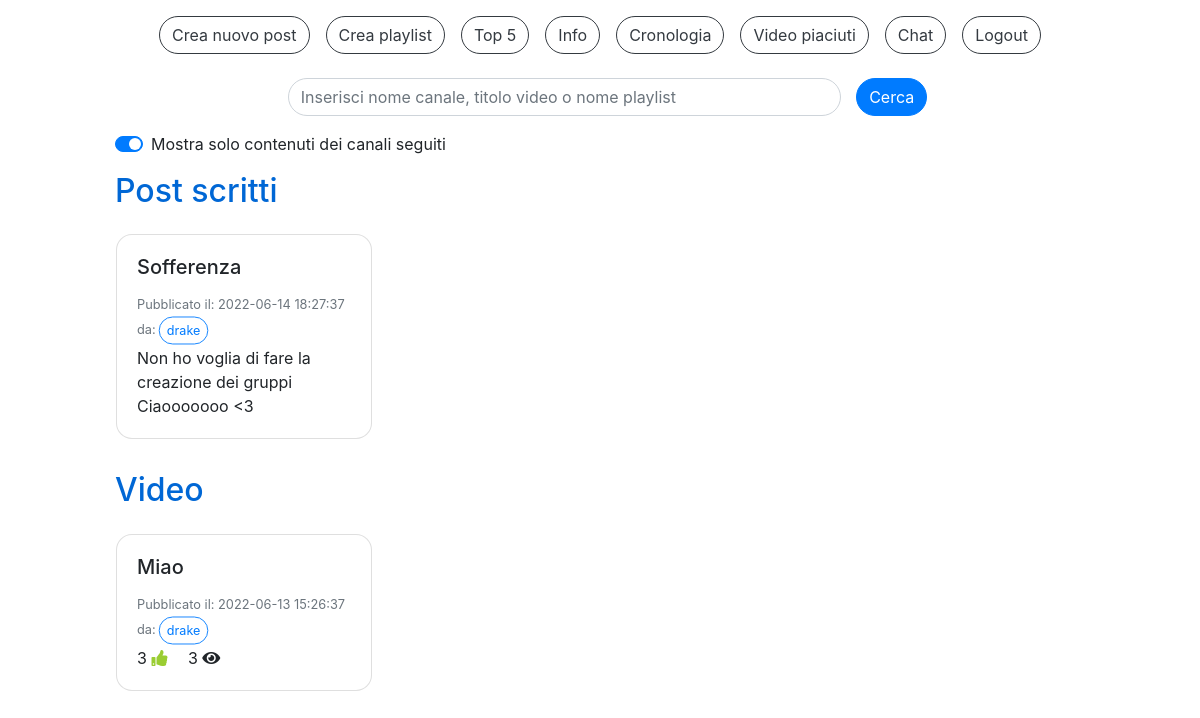
/home.php (signed in), run on an earlier commit of the app's database.
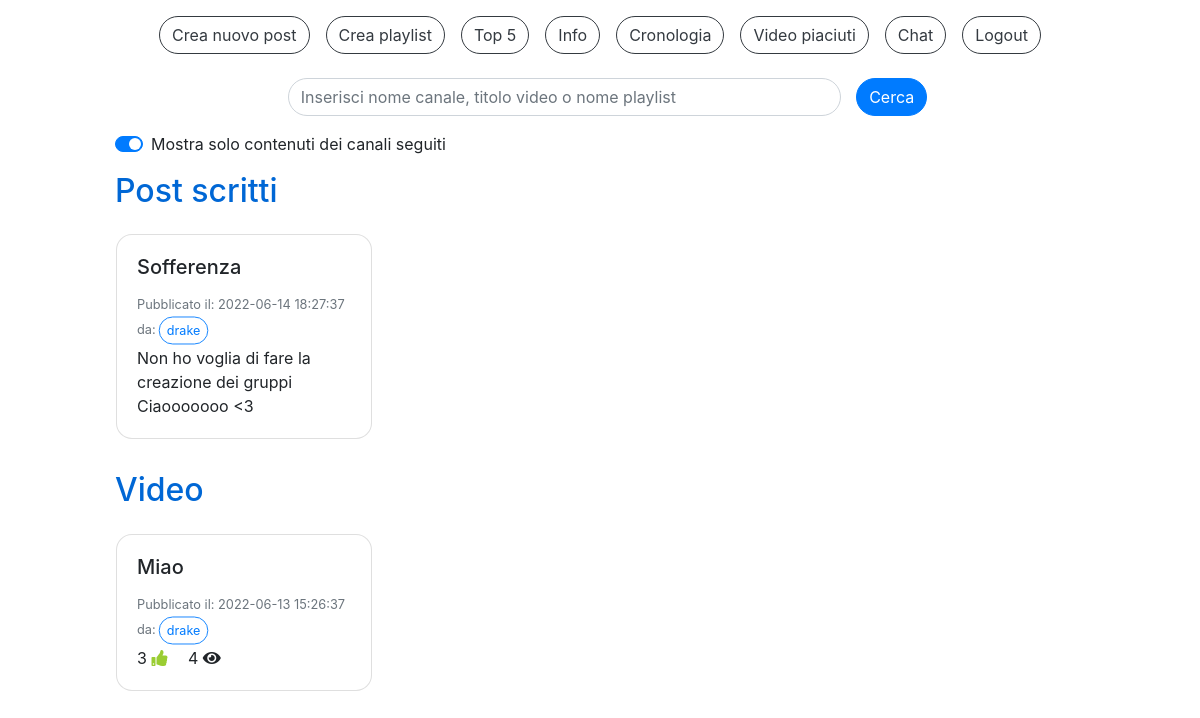
And on a later commit of the database.
### tables this page shows
CREATE TABLE `video` (
  `IdVideo` int(11) NOT NULL,
  `Titolo` varchar(100) NOT NULL,
  `SorgenteVideo` varchar(300) NOT NULL,
  `DataPubblicazione` datetime NOT NULL DEFAULT CURRENT_TIMESTAMP,
  `NumeroLike` int(11) NOT NULL DEFAULT '0',
  `NumeroVisualizzazioni` int(11) NOT NULL DEFAULT '0',
  `IdAccount` int(11) NOT NULL
);

CREATE TABLE `accounts` (
  `IdAccount` int(11) NOT NULL,
  `Username` varchar(40) NOT NULL,
  `Mail` varchar(40) NOT NULL,
  `Password` varchar(100) NOT NULL,
  `Canale` tinyint(1) NOT NULL,
  `NumeroIscritti` int(11) DEFAULT NULL
);

### home.php (the view, shortened to what the changed rows need)
<!DOCTYPE html>
<html>
<head>
  <link rel="stylesheet" href="css/style.css">
  <link rel="stylesheet" href="css/custom_style.css">
</head>
<body>
  <?php
    include("check_canale.php");
  ?>
  <div class="container-fluid pt-3">
    <div class="row justify-content-center">
      <div id="homePosts" class="col-10">
        <h2 class="titleText mt-3">Post scritti</h2>
        <h2 class="titleText mt-3">Video</h2>
        <?php
          $sql="SELECT * FROM Video v JOIN Accounts a ON v.IdAccount=a.IdAccount ORDER BY DataPubblicazione DESC LIMIT 12";
          $query=$db->prepare($sql);
          $query->execute();
          $ris=$query->fetchAll();
          foreach($ris as $row) {
            $sql="SELECT * FROM Video v, Visualizzazioni vis, Accounts a WHERE v.IdVideo=vis.IdVideo AND a.IdAccount=vis.IdAccount AND vis.IdAccount=? AND vis.IdVideo=?";
            $query=$db->prepare($sql);
            $dati=array($_SESSION["loginID"], $row["IdVideo"]);
            $query->execute($dati);
            $risVis=$query->fetchAll();
          }
        ?>
        <div id="postVideoSeguiti" class="row">
        <?php
          $sql="SELECT * FROM Video v, Accounts a, Iscrizioni i WHERE v.IdAccount=a.IdAccount AND a.IdAccount=i.IdCanale AND i.IdIscritto=? ORDER BY DataPubblicazione DESC LIMIT 12";
          $query=$db->prepare($sql);
          $dati=array($_SESSION["loginID"]);
          $query->execute($dati);
          $ris=$query->fetchAll();
          foreach($ris as $row) {
            $sql="SELECT * FROM Video v, Visualizzazioni vis, Accounts a WHERE v.IdVideo=vis.IdVideo AND a.IdAccount=vis.IdAccount AND vis.IdAccount=? AND vis.IdVideo=?";
            $query=$db->prepare($sql);
            $dati=array($_SESSION["loginID"], $row["IdVideo"]);
            $query->execute($dati);
            $risVis=$query->fetchAll();
            $tempoVis=-1;
            $creator=$row["Username"];
            foreach($risVis as $vis) {
              $tempoVis=$vis["TempoVisualizzazione"];
            }
            echo '<div class="card card-video m-3" style="width: 16rem;">
                    <div class="card-body card-video" onclick="cardOnClick(\''. $row["IdVideo"] .'\',\''. $row["Titolo"] .'\',\''. $row["SorgenteVideo"] .'\',\''. $tempoVis .'\',\''. $creator .'\')">
                      <h5 class="card-title card-video">'. $row["Titolo"] .'</h5>
                      <p class="card-text card-video">
                        <small class="text-muted">Pubblicato il: '. $row["DataPubblicazione"] .'<br>da:<button type="button" class="btn btn-outline-primary btn-sm mini">'. $creator .'</button></small><br>
                        '. $row["NumeroLike"] .' <i class="fa fa-thumbs-up mr-3"></i>
                        '. $row["NumeroVisualizzazioni"] .' <i class="fa fa-eye"></i>
                      </p>
                    </div>
                  </div>';
          }
        ?>
        </div>
      </div>
    </div>
  </div>
</body>
</html>

What changed in the data, as far as the page shows it:
changed video "Miao": NumeroVisualizzazioni "3" → "4"
